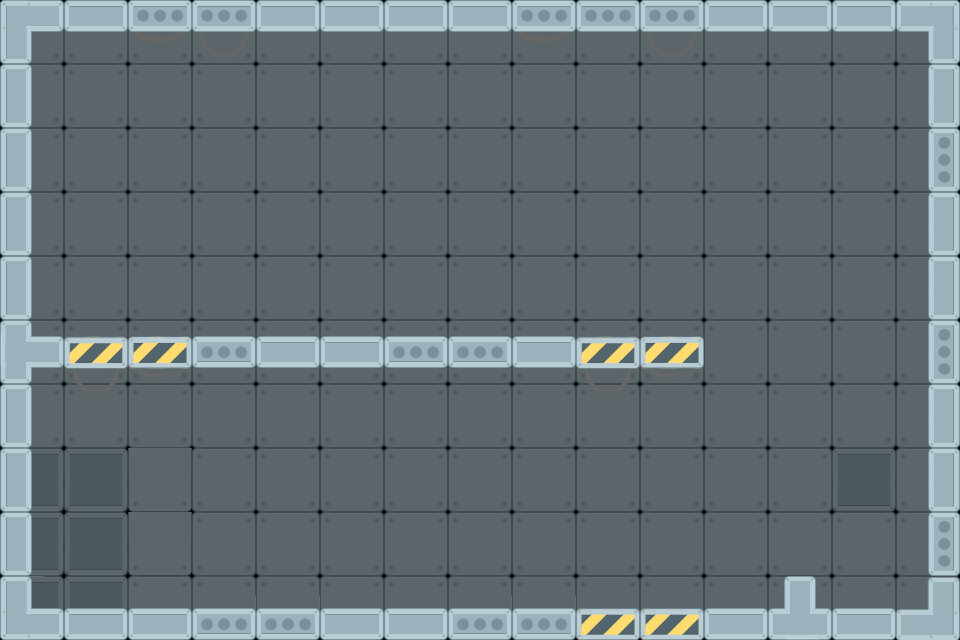

Below is a game level as drawn by its tile map, then a one-line description and the .tmx that defines it (tile-layer data replaced by summaries):
An orthogonal 15x10 tile map with 64x64 px tiles, 2 tile layers (background, floor) and 6 objects (robot).

<map version="1.2" tiledversion="1.2.4" orientation="orthogonal" renderorder="right-down" width="15" height="10" tilewidth="64" tileheight="64" infinite="0" nextlayerid="13" nextobjectid="95">
 <tileset firstgid="1" name="tiles" tilewidth="64" tileheight="64" tilecount="128" columns="16">
  <image source="../tiles.png" width="1024" height="512" />
 </tileset>
 <layer id="1" name="background" width="15" height="10" opacity="0.5">
  <data>[150 cells, 150 non-empty, 4 distinct tile ids]</data>
 </layer>
 <layer id="2" name="floor" width="15" height="10">
  <data>[150 cells, 58 non-empty, 21 distinct tile ids]</data>
 </layer>
 <objectgroup id="4" name="obstacles" visible="0" locked="1">
  <object id="1" x="2" y="-2" width="26" height="640" />
  <object id="2" x="930" y="2" width="26" height="640" />
  <object id="3" x="2" y="4" width="956" height="22" />
  <object id="5" x="4" y="612" width="952" height="28" />
  <object id="66" x="28" y="340" width="673.333" height="30.6667" />
 </objectgroup>
 <objectgroup id="9" name="players" visible="0" locked="1">
  <object id="80" name="robot" x="106.667" y="468.667" width="64" height="64" />
 </objectgroup>
</map>
